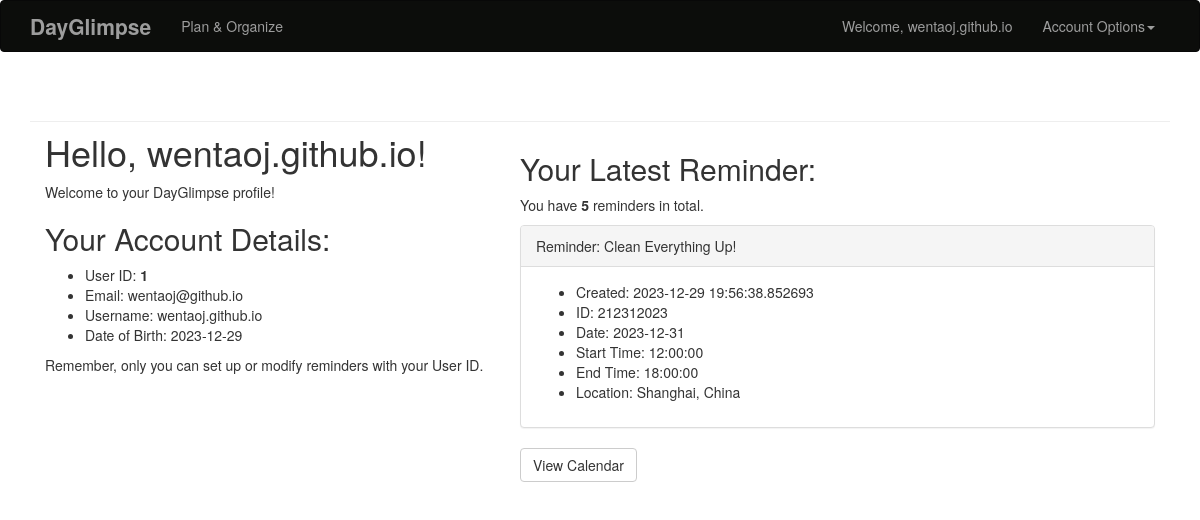
/user/wentaoj.github.io (signed in), run on the app's committed database.
### app/models.py (models this page shows, shortened)
class User(UserMixin, db.Model):
    __tablename__ = "user"
    uid = db.Column(db.Integer, unique=True, primary_key = True) # PK: uid
    username = db.Column(db.String(64), index=True, unique=True)
    email = db.Column(db.String(120), index=True, unique=True)
    dob = db.Column(db.Date, default=date.today())
    password_hash = db.Column(db.String(128))
    reminder = db.relationship("Reminder", back_populates="user") # 1 to 1
    @property
    def password(self):
        raise AttributeError("password is not a readable attribute")
    def get_id(self):
        return str(self.uid)  # convert to string as required by Flask-Login

class Reminder(UserMixin, db.Model):
    __tablename__ = "reminder"
    note_name = db.Column(db.String(64))
    create_time = db.Column(db.DateTime, default=datetime.now)
    note_id = db.Column(db.Integer, unique=True, primary_key=True) # PK: note_id
    user_id = db.Column(db.Integer, db.ForeignKey('user.uid')) # FK
    note_loc = db.Column(db.String(64))
    note_set_date = db.Column(db.Date, nullable=False, index=True)
    date_start_hour = db.Column(db.String(64))
    date_end_hour = db.Column(db.String(64))
    user = db.relationship("User", back_populates="reminder") # 1 to 1

### app/main/views.py (the view)
@main.route('/user/<string:username>')
@login_required
def user(username):
    user = User.query.filter_by(username=username).first_or_404()
    reminders = Reminder.query.filter_by(user_id=user.uid).order_by(Reminder.note_set_date, Reminder.date_start_hour).all()
    most_recent_reminder = None
    for reminder in reminders:
        if datetime.combine(reminder.note_set_date, datetime.min.time()) >= datetime.now():
            most_recent_reminder = reminder
            break
    return render_template('user.html', user=user, most_recent_reminder=most_recent_reminder, len_reminders=len(reminders))

### app/models.py (called while the page is built)
@login_manager.user_loader
def load_user(user_id):
    return User.query.get(int(user_id))

### app/templates/user.html (shortened to what this page needs)
{% extends "base.html" %}
{% block page_content %}
<div class="page-header">
  <div class="col-md-5">
    <h1>Hello, {{ current_user.username }}!</h1>
    <p>Welcome to your DayGlimpse profile!</p>
    {% if user == current_user %}
      <h2>Your Account Details:</h2>
      <ul>
        <li>User ID: <strong>{{ current_user.uid }}</strong></li>
        <li>Email: {{ current_user.email }}</li>
        <li>Username: {{ current_user.username }}</li>
        <li>Date of Birth: {{ current_user.dob }}</li>
      </ul>
      <p>Remember, only you can set up or modify reminders with your User ID.</p>
    {% else %}
      <h2>{{ user.username }}'s Profile</h2>
      <p>Email Address: {{ user.email }}</p>
      <a class="btn btn-default" href="{{ url_for('main.user', username=current_user.username) }}">Back to Your Profile</a>
    {% endif %}
  </div>
  <div class="col-md-7 vertical-spacing">
    {% if user == current_user %}
      <h2>Your Latest Reminder:</h2>
      {% if most_recent_reminder %}
        <p>You have <strong>{{ len_reminders }}</strong> reminders in total.</p>
        <div class="panel panel-default">
          <div class="panel-heading">
            <div>Reminder: {{ most_recent_reminder.note_name }}</div>
          </div>
          <div class="panel-body">
            <ul>
              <li>Created: {{ most_recent_reminder.create_time }}</li>
              <li>ID: {{ most_recent_reminder.note_id }}</li>
              <li>Date: {{ most_recent_reminder.note_set_date }}</li>
              <li>Start Time: {{ most_recent_reminder.date_start_hour }}</li>
              <li>End Time: {{ most_recent_reminder.date_end_hour }}</li>
              <li>Location: {{ most_recent_reminder.note_loc }}</li>
            </ul>
          </div>
        </div>
        <a class="btn btn-default" href="{{ url_for('main.calendar') }}">View Calendar</a>
      {% else %}
        <p>No reminders set up yet.</p>
        <a class="btn btn-primary" href="{{ url_for('main.calendar') }}">Create a Reminder</a>
      {% endif %}
    {% else %}
      <h2>{{ user.username }}'s Profile</h2>
      <p>View your reminders by visiting your profile.</p>
      <a class="btn btn-default" href="{{ url_for('main.user', username=current_user.username) }}">Back to Your Profile</a>
    {% endif %}
  </div>
</div>
{% endblock %}

### app/templates/base.html (shortened to what this page needs)
{% extends "bootstrap/base.html" %}
{% block head %}
{{ super() }}
{% endblock %}
{% block styles %}
{{ super() }}
<link rel="stylesheet" href="{{ url_for('static', filename='styles.css') }}">
{% endblock %}
{% block navbar %}
<div class="navbar navbar-inverse" role="navigation">
  <div class="container">
    <div class="navbar-header">
      <a class="navbar-brand" href="{{ url_for('main.index') }}">DayGlimpse</a>
    </div>
    <div class="navbar-collapse collapse">
      <ul class="nav navbar-nav">
        <li><a href="{{ url_for('main.calendar') }}">Plan & Organize</a></li>
      </ul>
      <ul class="nav navbar-nav navbar-right">
        {% if current_user.is_authenticated %}
        <li><a href="{{ url_for('main.user', username=current_user.username) }}">Welcome, {{ current_user.username }}</a></li>
        <li class="dropdown">
          <a href="#" class="dropdown-toggle" data-toggle="dropdown">Account Options<b class="caret"></b></a>
        </li>
        {% else %}
        <li><a href="{{ url_for('auth.login') }}">Sign In</a></li>
        {% endif %}
      </ul>
    </div>
  </div>
</div>
{% endblock %}
{% block content %}
<div class="container">
  {% block page_content %}{% endblock %}
</div>
{% endblock %}

### app/static/styles.css (style rules this page uses)
.navbar { background-color: #0c0d0b; }
.navbar-brand { font-weight: bolder; font-size: 1.5em; color: whitesmoke; }
.vertical-spacing { margin-top: 2rem; margin-bottom: 1rem; }

### data on the page
User: username "wentaoj.github.io", uid "1", email "wentaoj@github.io", dob "2023-12-29"
Reminder: note_name "Clean Everything Up!", create_time "2023-12-29 19:56:38.852693", note_id "212312023", note_set_date "2023-12-31", date_start_hour "12:00:00", date_end_hour "18:00:00", note_loc "Shanghai, China"

### other printed values
{{ len_reminders }} "5"
